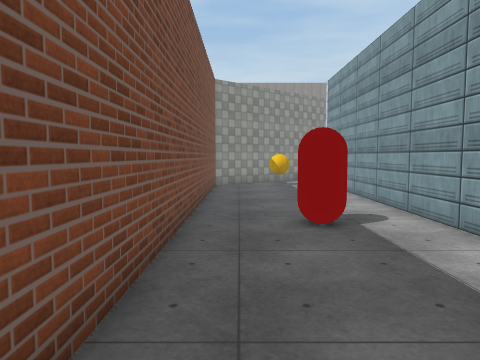
[1] (above)

24 first-person views from a walk through a 3-D level made in the Unity game engine. The camera is 1.4 m above the floor, tilts 4° down and sees 70° across. The floor is counted in squares, 1 m on a side. Each view is taken from the middle of a square. On the plan, view 1 faces up. The plan holds only what a view shows up to about 15 squares ahead; the rest is blank. The place goes on beyond the plan. The player is left out. Surface patterns are stand-ins for the level's own textures.

[2]
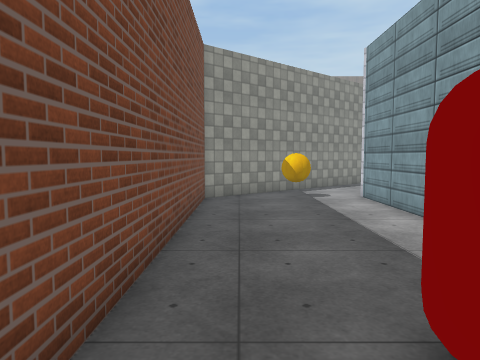

[3]
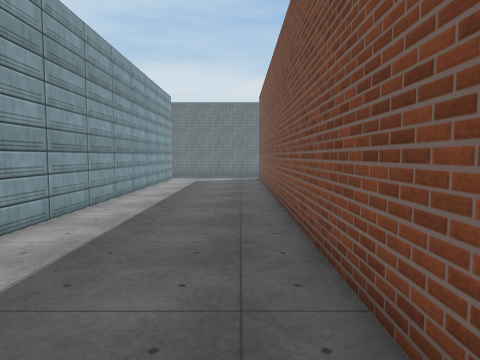

[4]
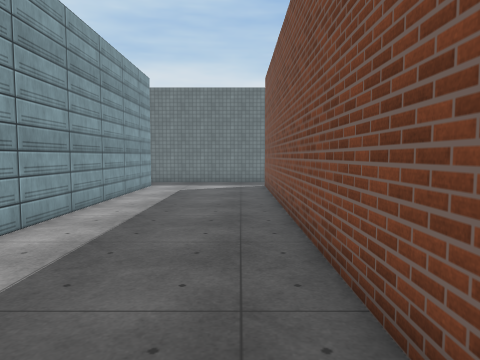

[5]
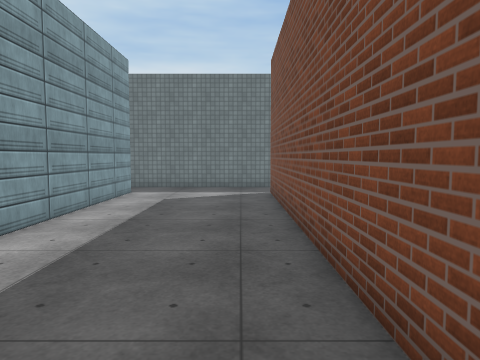

[6]
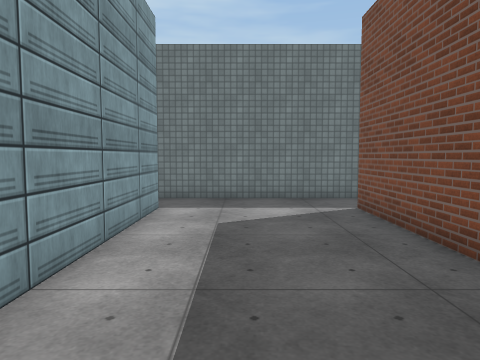

[7]
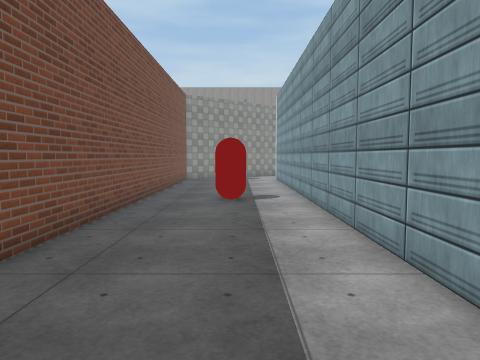

[8]
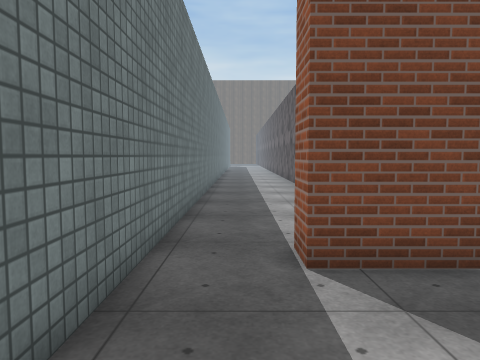

[9]
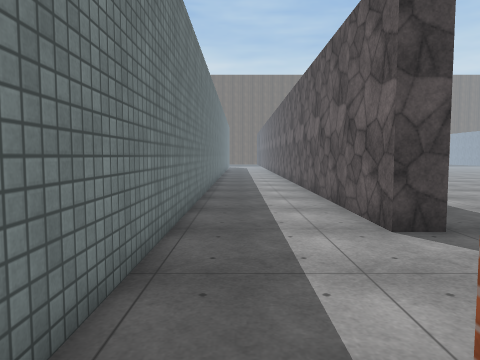

[10]
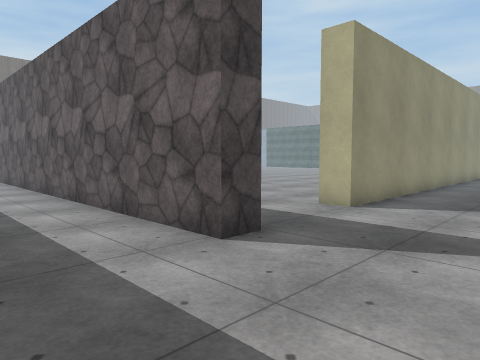

[11]
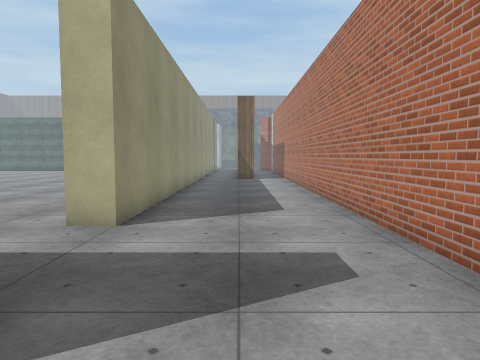

[12]
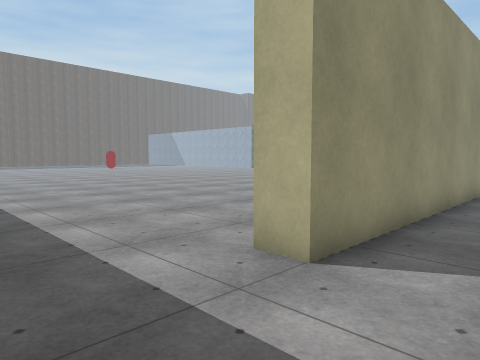

[13]
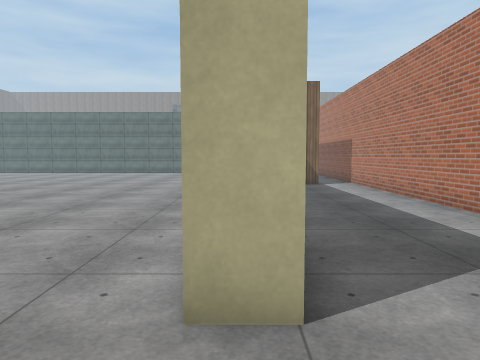

[14]
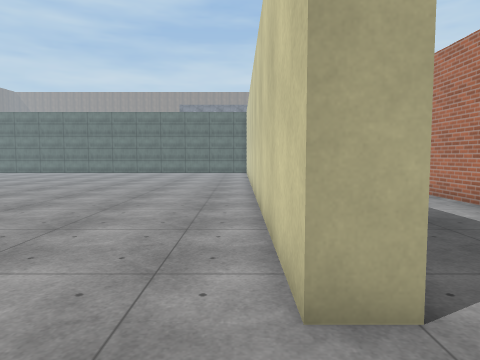

[15]
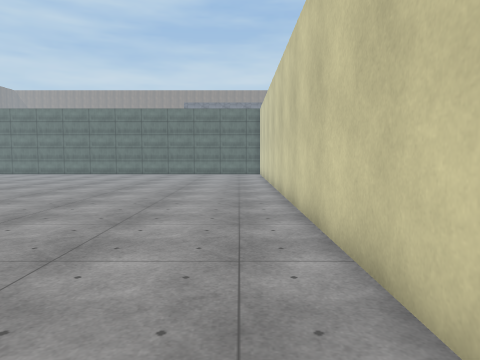

[16]
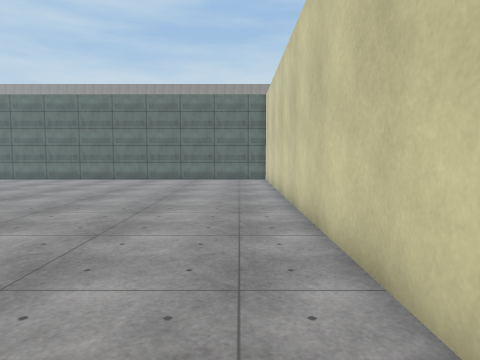

[17]
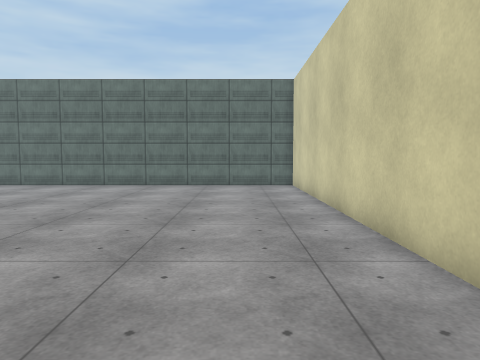

[18]
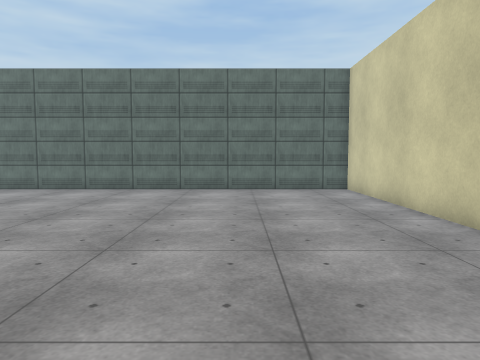

[19]
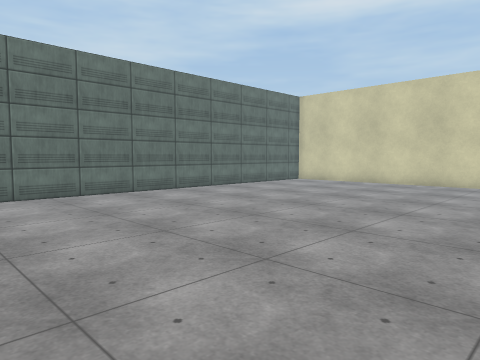

[20]
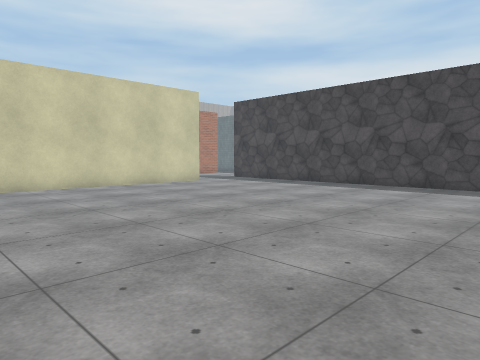

[21]
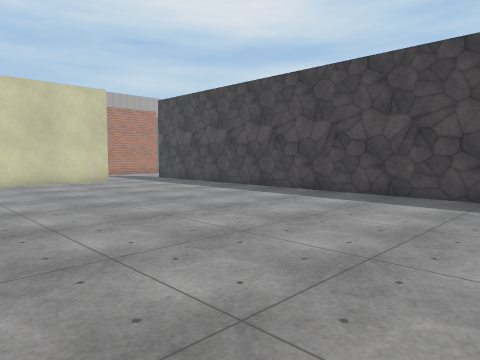

[22]
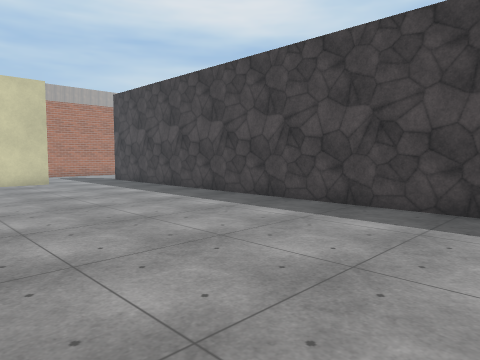

[23]
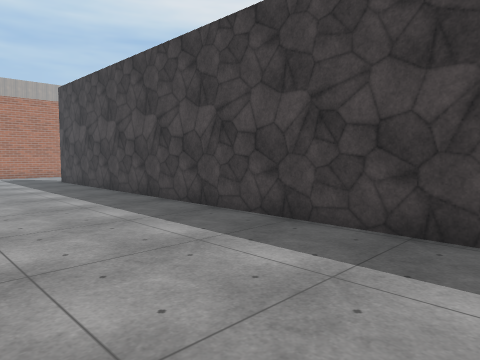

[24]
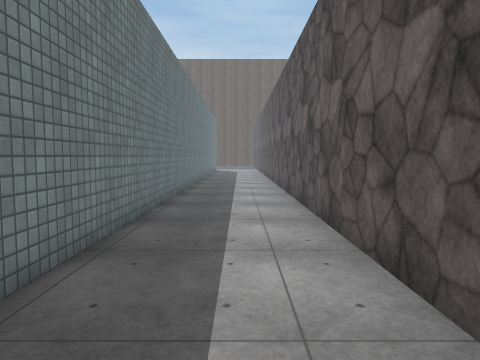

### Floor plan
Points are (right, up) in squares from view 1. A wall is a line through its corners. A room is listed if a view was taken in it or the views show most of it. See-through windows are left out.
Room 1 (views 1, 2, 3, 4, 5, 6, 7, 8, 9)
walls: (4.2, -13.2) (4.2, 16.8); (-2.5, -15.3) (4.5, -15.3); (3.3, 20.1) (-1.2, 16.3) (-1.2, -13.2) (-2.2, -13.2)
ways out: opening at (-1.5, -14.5) to room 2
objects: red capsule (1, 7) to (2, 7); ball (2, 16) to (2, 17)
Room 2 (views 10, 11, 12, 13, 14, 15, 16, 17, 18, 19, 20, 21, 22, 23, 24)
walls: (-7.5, 4) (-7.5, -6.2) (-8.5, -6.2) (-8.5, 19.4) (-23.9, 19.4); (-7.2, -10.1) (-7.2, -11.2) (-25.1, -11.2); (-26, -10.2) (-11.9, -10.2); (-2.2, -9.1) (-2.2, 6); (-24.9, -15.3) (-2.5, -15.3)
ways out: opening at (-1.5, -14.5) to room 1

Where each view was taken, in squares from view 1:
view 1: 0 up, 0 right, facing up
view 2: 5 up, 0 right, facing up
view 3: 8 up, 0 right, facing down
view 4: 3 up, 0 right, facing down
view 5: 0 up, 0 right, facing down
view 6: 4 down, 2 right, facing down
view 7: 4 down, 2 right, facing up
view 8: 14 down, 3 right, facing left
view 9: 14 down, 1 left, facing left
view 10: 15 down, 3 left, facing up-left
view 11: 13 down, 5 left, facing up
view 12: 10 down, 5 left, facing up-left
view 13: 9 down, 8 left, facing up
view 14: 9 down, 9 left, facing up
view 15: 7 down, 10 left, facing up
view 16: 1 down, 10 left, facing up
view 17: 3 up, 11 left, facing up
view 18: 5 up, 13 left, facing up
view 19: 7 up, 26 left, facing up-right
view 20: 6 up, 24 left, facing down-right
view 21: 2 up, 27 left, facing down-right
view 22: 1 down, 27 left, facing down-right
view 23: 4 down, 27 left, facing down-right
view 24: 13 down, 10 left, facing left
